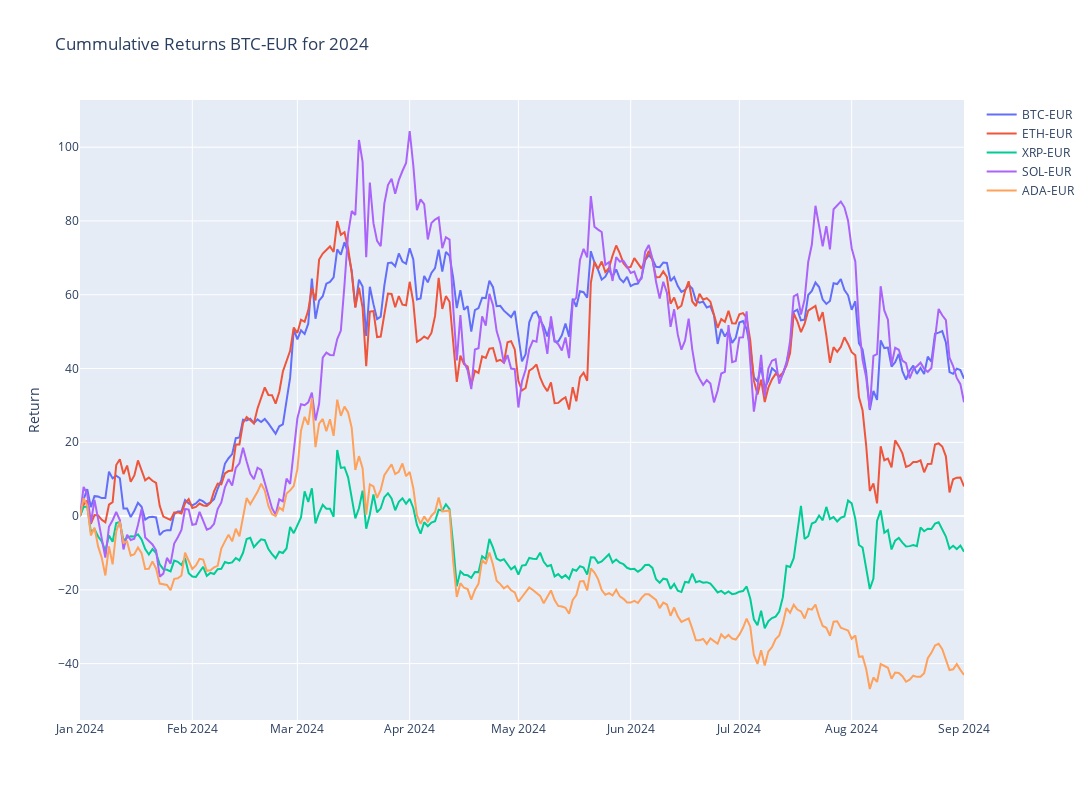

This figure's notebook cell:
### Code cell
# Plotly
fig = make_subplots()

# Graph (1,1)
# Loop all stock files and get cummulative return for year
for stock in tqdm(index_list):
    f = os.path.join("../input", stock)
    df = pd.read_csv(f+".csv",index_col="Date",parse_dates=True)
    df['Cummulative_Return'] = cumulative_return(df["Adj Close"].loc[year])
    fig.add_trace(go.Scatter(x=df['Cummulative_Return'].loc[year].index,y=df['Cummulative_Return'].loc[year],mode="lines",name=stock.split('.')[0]),row=1,col=1)

# Update xaxis properties
fig.update_yaxes(title_text="Return", row=1, col=1)

fig.update_layout(height=800, width=1300,showlegend=True,title=f"Cummulative Returns {ticker} for {year}")

fig.show()

### Figure 1 — Plotly figure (JSON) as saved in the notebook; plotly's stock layout.template omitted (floating-point values rounded to 4 significant figures; data arrays with more than 128 entries replaced by an {"elided": "..."} marker saying what was removed)
{"data": [{"mode": "lines", "name": "BTC-EUR", "type": "scatter", "x": {"elided": "245 str values"}, "xaxis": "x", "y": {"elided": "245 float values"}, "yaxis": "y"}, {"mode": "lines", "name": "ETH-EUR", "type": "scatter", "x": {"elided": "245 str values"}, "xaxis": "x", "y": {"elided": "245 float values"}, "yaxis": "y"}, {"mode": "lines", "name": "XRP-EUR", "type": "scatter", "x": {"elided": "245 str values"}, "xaxis": "x", "y": {"elided": "245 float values"}, "yaxis": "y"}, {"mode": "lines", "name": "SOL-EUR", "type": "scatter", "x": {"elided": "245 str values"}, "xaxis": "x", "y": {"elided": "245 float values"}, "yaxis": "y"}, {"mode": "lines", "name": "ADA-EUR", "type": "scatter", "x": {"elided": "245 str values"}, "xaxis": "x", "y": {"elided": "245 float values"}, "yaxis": "y"}], "layout": {"height": 800, "showlegend": true, "title": {"text": "Cummulative Returns BTC-EUR for 2024"}, "width": 1300, "xaxis": {"anchor": "y", "domain": [0, 1]}, "yaxis": {"anchor": "x", "domain": [0, 1], "title": {"text": "Return"}}}}
